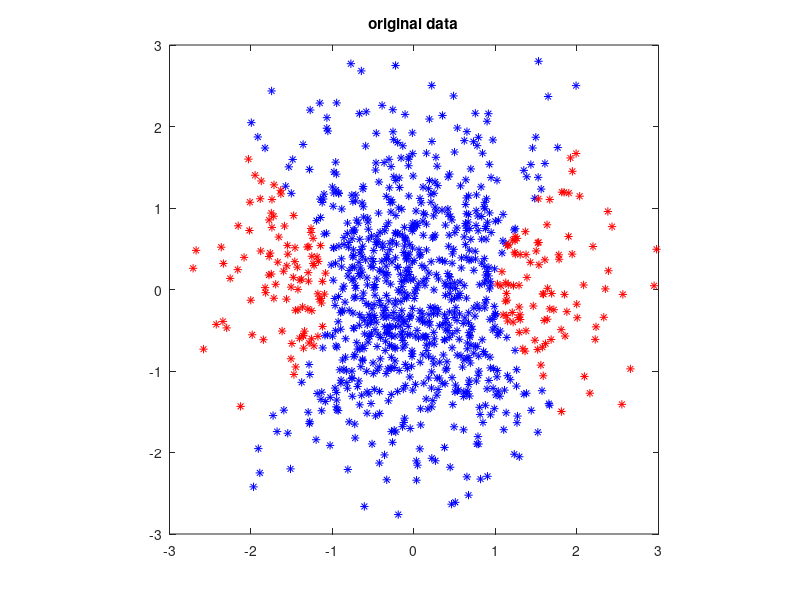

MATLAB code for this plot: (Note: this script raises an error after producing the figure.)
% Demo of adaBoost (adaptive boosting)
%
% Xu Cui
% 2009/05/12
%

clear all; close all; clc;

% training data (1000 samples, 2 dimensions, can be seen as 1000 people,
% each people have 2 variable: weight and age)
data = randn(1000,2);
label = double(data(:,1)>data(:,2)); % a linear separation example
label = double((data(:,1).^2 - data(:,2).^2)<1); % a nonlinear separation example
%label = double((data(:,1).^2 + data(:,2).^2)<1); % a nonlinear separation example

pos1 = find(label == 1);
pos2 = find(label == 0);
label(pos2) = -1;

% plot training data
figure('color','w');plot(data(pos1,1), data(pos1,2), 'b*')
hold on;plot(data(pos2,1), data(pos2,2), 'r*')
xlim([-3 3])
ylim([-3 3])
title('original data')
axis square


% addBoost

T = 10; % we choose maximally T weak learners (weak classifiers)
D = ones(size(label))/length(label); % initial weight is equal weight for all samples
h = {}; % will hold weak classifiers
alpha = []; % weight of each weak learner (not weight of sample)

for t=1:T
    % loop through all possible weak classifiers and find the best
    % (minimize error rate respect to D)
    % in our case, we totally have 244 weak classifiers (in theory, you can
    % have infinite). Each classifier is really dummy, it simply classifier
    % the data based on a single threshold on a certain data dimension
    % (either 1 or 2). Check out weakLearner.m
    err(t) = inf;
    thresholds = [-3:0.1:3];
    for ii=1:length(thresholds) %threshold
        for jj=[-1 1] %direction
            for kk=[1 2] %dim
                tmph.dim = kk;
                tmph.pos = jj;
                tmph.threshold  = thresholds(ii);
                tmpe = sum(D.*(weakLearner(tmph,data) ~= label));
                if( tmpe < err(t))
                    err(t) = tmpe;
                    h{t} = tmph;
                end
            end
        end
    end
    
    if(err(t) >= 1/2)
        disp('stop b/c err>1/2')
        break;
    end
    
    alpha(t) = 1/2 * log((1-err(t))/err(t));
    
    % we update D so that wrongly classified samples will have more weight
    D = D.* exp(-alpha(t).*label.* weakLearner(h{t}, data));
    D = D./sum(D);
end

figure('color','w')
% strong learner, which is simply a linear sum of weak learners. The weight
% of each weak learner is in alpha
finalLabel = zeros(size(label));
for t=1:length(alpha)
    finalLabel = finalLabel + alpha(t) * weakLearner(h{t}, data);
    tfinalLabel = sign(finalLabel);
    misshits(t) = sum(tfinalLabel ~= label)/size(data,1);    
    
    pos1 = find(tfinalLabel == 1);
    pos2 = find(tfinalLabel == -1);
    subplot(5,2,t);plot(data(pos1,1), data(pos1,2), 'b*')
    hold on;plot(data(pos2,1), data(pos2,2), 'r*')
    xlim([-3 3])
    ylim([-3 3])
    xlabel(['t = ' num2str(t)])
    axis square
    
end


% plot miss hits when more and more weak learners are used
figure('color','w');plot(misshits)
ylabel('miss hists')